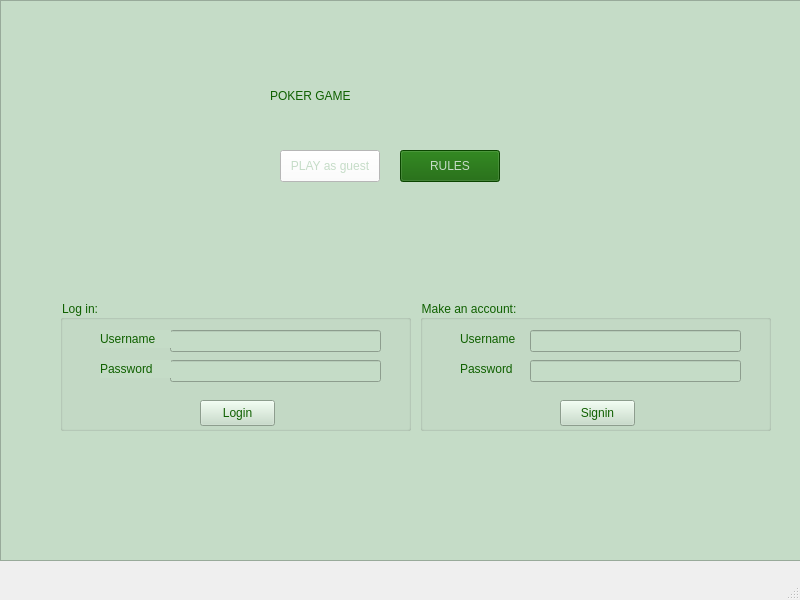
<?xml version="1.0" encoding="UTF-8"?>
<ui version="4.0">
 <class>MainWindow</class>
 <widget class="QMainWindow" name="MainWindow">
  <property name="geometry">
   <rect>
    <x>0</x>
    <y>0</y>
    <width>800</width>
    <height>600</height>
   </rect>
  </property>
  <property name="windowTitle">
   <string>MainWindow</string>
  </property>
  <widget class="QWidget" name="centralwidget">
   <widget class="QTextEdit" name="textEdit_background">
    <property name="geometry">
     <rect>
      <x>0</x>
      <y>0</y>
      <width>801</width>
      <height>561</height>
     </rect>
    </property>
    <property name="styleSheet">
     <string notr="true">background-color: rgb(197, 220, 199);
</string>
    </property>
    <property name="readOnly">
     <bool>true</bool>
    </property>
    <property name="html">
     <string>&lt;!DOCTYPE HTML PUBLIC &quot;-//W3C//DTD HTML 4.0//EN&quot; &quot;http://www.w3.org/TR/REC-html40/strict.dtd&quot;&gt;
&lt;html&gt;&lt;head&gt;&lt;meta name=&quot;qrichtext&quot; content=&quot;1&quot; /&gt;&lt;meta charset=&quot;utf-8&quot; /&gt;&lt;style type=&quot;text/css&quot;&gt;
p, li { white-space: pre-wrap; }
hr { height: 1px; border-width: 0; }
li.unchecked::marker { content: &quot;\2610&quot;; }
li.checked::marker { content: &quot;\2612&quot;; }
&lt;/style&gt;&lt;/head&gt;&lt;body style=&quot; font-family:'.AppleSystemUIFont'; font-size:13pt; font-weight:400; font-style:normal;&quot;&gt;
&lt;p style=&quot;-qt-paragraph-type:empty; margin-top:0px; margin-bottom:0px; margin-left:0px; margin-right:0px; -qt-block-indent:0; text-indent:0px;&quot;&gt;&lt;br /&gt;&lt;/p&gt;&lt;/body&gt;&lt;/html&gt;</string>
    </property>
   </widget>
   <widget class="QPushButton" name="pushButton">
    <property name="geometry">
     <rect>
      <x>280</x>
      <y>150</y>
      <width>100</width>
      <height>32</height>
     </rect>
    </property>
    <property name="cursor">
     <cursorShape>OpenHandCursor</cursorShape>
    </property>
    <property name="styleSheet">
     <string notr="true">background-color: rgb(255, 255, 255);
color: rgb(197, 220, 199);
font: 13pt &quot;Bodoni 72&quot;;</string>
    </property>
    <property name="text">
     <string>PLAY as guest</string>
    </property>
   </widget>
   <widget class="QLabel" name="label">
    <property name="geometry">
     <rect>
      <x>270</x>
      <y>70</y>
      <width>241</width>
      <height>51</height>
     </rect>
    </property>
    <property name="styleSheet">
     <string notr="true">font: 30pt &quot;Academy Engraved LET&quot;;
color: rgb(15, 96, 0);</string>
    </property>
    <property name="text">
     <string>POKER GAME</string>
    </property>
   </widget>
   <widget class="QPushButton" name="pushButton_2">
    <property name="geometry">
     <rect>
      <x>400</x>
      <y>150</y>
      <width>100</width>
      <height>32</height>
     </rect>
    </property>
    <property name="styleSheet">
     <string notr="true">background-color: rgb(15, 96, 0);
font: 13pt &quot;Bodoni 72&quot;;
color: rgb(197, 220, 199);</string>
    </property>
    <property name="text">
     <string>RULES</string>
    </property>
   </widget>
   <widget class="QLabel" name="label_2">
    <property name="geometry">
     <rect>
      <x>210</x>
      <y>50</y>
      <width>371</width>
      <height>181</height>
     </rect>
    </property>
    <property name="text">
     <string/>
    </property>
    <property name="pixmap">
     <pixmap>../../../../../../../../../pokerpic.jpg</pixmap>
    </property>
   </widget>
   <widget class="QLabel" name="label_user">
    <property name="geometry">
     <rect>
      <x>100</x>
      <y>330</y>
      <width>71</width>
      <height>18</height>
     </rect>
    </property>
    <property name="styleSheet">
     <string notr="true">color: rgb(15, 96, 0);
background-color: rgb(197, 220, 199);</string>
    </property>
    <property name="text">
     <string>Username</string>
    </property>
   </widget>
   <widget class="QLabel" name="label_pass">
    <property name="geometry">
     <rect>
      <x>100</x>
      <y>360</y>
      <width>71</width>
      <height>18</height>
     </rect>
    </property>
    <property name="styleSheet">
     <string notr="true">color: rgb(15, 96, 0);
background-color: rgb(197, 220, 199);</string>
    </property>
    <property name="text">
     <string>Password</string>
    </property>
   </widget>
   <widget class="QGroupBox" name="groupBox_login">
    <property name="geometry">
     <rect>
      <x>60</x>
      <y>300</y>
      <width>351</width>
      <height>131</height>
     </rect>
    </property>
    <property name="styleSheet">
     <string notr="true">background-color: rgb(197, 220, 199);
color: rgb(15, 96, 0);
font: 13pt &quot;Bodoni 72&quot;;</string>
    </property>
    <property name="title">
     <string>Log in:</string>
    </property>
    <widget class="QLineEdit" name="lineEdit_user">
     <property name="geometry">
      <rect>
       <x>110</x>
       <y>30</y>
       <width>211</width>
       <height>22</height>
      </rect>
     </property>
    </widget>
    <widget class="QLineEdit" name="lineEdit_pass">
     <property name="geometry">
      <rect>
       <x>110</x>
       <y>60</y>
       <width>211</width>
       <height>22</height>
      </rect>
     </property>
    </widget>
    <widget class="QPushButton" name="pushButton_login">
     <property name="geometry">
      <rect>
       <x>140</x>
       <y>100</y>
       <width>75</width>
       <height>26</height>
      </rect>
     </property>
     <property name="text">
      <string>Login</string>
     </property>
    </widget>
   </widget>
   <widget class="QLabel" name="label_newuser">
    <property name="geometry">
     <rect>
      <x>460</x>
      <y>330</y>
      <width>71</width>
      <height>18</height>
     </rect>
    </property>
    <property name="styleSheet">
     <string notr="true">color: rgb(15, 96, 0);</string>
    </property>
    <property name="text">
     <string>Username</string>
    </property>
   </widget>
   <widget class="QLabel" name="label_newpass">
    <property name="geometry">
     <rect>
      <x>460</x>
      <y>360</y>
      <width>71</width>
      <height>18</height>
     </rect>
    </property>
    <property name="styleSheet">
     <string notr="true">color: rgb(15, 96, 0);</string>
    </property>
    <property name="text">
     <string>Password</string>
    </property>
   </widget>
   <widget class="QGroupBox" name="groupBox_signin">
    <property name="geometry">
     <rect>
      <x>420</x>
      <y>300</y>
      <width>351</width>
      <height>131</height>
     </rect>
    </property>
    <property name="styleSheet">
     <string notr="true">background-color: rgb(197, 220, 199);
color: rgb(15, 96, 0);
font: 13pt &quot;Bodoni 72&quot;;</string>
    </property>
    <property name="title">
     <string>Make an account:</string>
    </property>
    <widget class="QLineEdit" name="lineEdit_newuser">
     <property name="geometry">
      <rect>
       <x>110</x>
       <y>30</y>
       <width>211</width>
       <height>22</height>
      </rect>
     </property>
    </widget>
    <widget class="QLineEdit" name="lineEdit_newpass">
     <property name="geometry">
      <rect>
       <x>110</x>
       <y>60</y>
       <width>211</width>
       <height>22</height>
      </rect>
     </property>
    </widget>
    <widget class="QPushButton" name="pushButton_signin">
     <property name="geometry">
      <rect>
       <x>140</x>
       <y>100</y>
       <width>75</width>
       <height>26</height>
      </rect>
     </property>
     <property name="text">
      <string>Signin</string>
     </property>
    </widget>
   </widget>
   <widget class="QWidget" name="layoutWidget">
    <property name="geometry">
     <rect>
      <x>0</x>
      <y>0</y>
      <width>2</width>
      <height>2</height>
     </rect>
    </property>
    <layout class="QHBoxLayout" name="horizontalLayout"/>
   </widget>
   <widget class="QWidget" name="layoutWidget">
    <property name="geometry">
     <rect>
      <x>0</x>
      <y>0</y>
      <width>2</width>
      <height>2</height>
     </rect>
    </property>
    <layout class="QHBoxLayout" name="horizontalLayout_2"/>
   </widget>
   <zorder>layoutWidget</zorder>
   <zorder>layoutWidget</zorder>
   <zorder>textEdit_background</zorder>
   <zorder>groupBox_signin</zorder>
   <zorder>groupBox_login</zorder>
   <zorder>label_2</zorder>
   <zorder>pushButton</zorder>
   <zorder>label</zorder>
   <zorder>pushButton_2</zorder>
   <zorder>label_user</zorder>
   <zorder>label_pass</zorder>
   <zorder>label_newuser</zorder>
   <zorder>label_newpass</zorder>
  </widget>
  <widget class="QMenuBar" name="menubar">
   <property name="geometry">
    <rect>
     <x>0</x>
     <y>0</y>
     <width>800</width>
     <height>22</height>
    </rect>
   </property>
  </widget>
  <widget class="QStatusBar" name="statusbar"/>
 </widget>
 <resources/>
 <connections/>
</ui>
